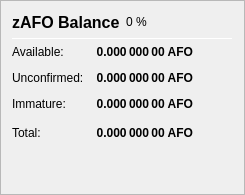
                   <widget class="QFrame" name="frame_ZerocoinBalances">
                    <property name="frameShape">
                     <enum>QFrame::StyledPanel</enum>
                    </property>
                    <property name="frameShadow">
                     <enum>QFrame::Raised</enum>
                    </property>
                    <layout class="QVBoxLayout" name="verticalLayout_7">
                     <item>
                      <layout class="QHBoxLayout" name="horizontalLayout_8" stretch="0,0,0">
                       <item>
                        <widget class="QLabel" name="label_5z_3">
                         <property name="minimumSize">
                          <size>
                           <width>0</width>
                           <height>20</height>
                          </size>
                         </property>
                         <property name="font">
                          <font>
                           <pointsize>12</pointsize>
                           <weight>75</weight>
                           <bold>true</bold>
                          </font>
                         </property>
                         <property name="text">
                          <string>zAFO Balance</string>
                         </property>
                        </widget>
                       </item>
                       <item>
                        <widget class="QLabel" name="labelzAFOPercent">
                         <property name="text">
                          <string notr="true">0 %</string>
                         </property>
                        </widget>
                       </item>
                       <item>
                        <spacer name="horizontalSpacer_11">
                         <property name="orientation">
                          <enum>Qt::Horizontal</enum>
                         </property>
                         <property name="sizeHint" stdset="0">
                          <size>
                           <width>40</width>
                           <height>20</height>
                          </size>
                         </property>
                        </spacer>
                       </item>
                      </layout>
                     </item>
                     <item>
                      <widget class="Line" name="line_ZerocoinBalance">
                       <property name="minimumSize">
                        <size>
                         <width>0</width>
                         <height>1</height>
                        </size>
                       </property>
                       <property name="maximumSize">
                        <size>
                         <width>16777215</width>
                         <height>1</height>
                        </size>
                       </property>
                       <property name="orientation">
                        <enum>Qt::Horizontal</enum>
                       </property>
                      </widget>
                     </item>
                     <item>
                      <layout class="QGridLayout" name="gridLayout_5">
                       <property name="spacing">
                        <number>12</number>
                       </property>
                       <item row="1" column="0">
                        <widget class="QLabel" name="labelzBalanceMatureText">
                         <property name="toolTip">
                          <string>Mature: more than 20 confirmation and more than 1 mint of the same denomination after it was minted.
These zAFO are spendable.</string>
                         </property>
                         <property name="text">
                          <string>Available:</string>
                         </property>
                        </widget>
                       </item>
                       <item row="1" column="1">
                        <widget class="QLabel" name="labelzBalanceMature">
                         <property name="font">
                          <font>
                           <weight>75</weight>
                           <bold>true</bold>
                          </font>
                         </property>
                         <property name="toolTip">
                          <string>Mature: more than 20 confirmation and more than 1 mint of the same denomination after it was minted.
These zAFO are spendable.</string>
                         </property>
                         <property name="text">
                          <string notr="true">0.000 000 00 AFO</string>
                         </property>
                         <property name="alignment">
                          <set>Qt::AlignRight|Qt::AlignTrailing|Qt::AlignVCenter</set>
                         </property>
                        </widget>
                       </item>
                       <item row="2" column="0">
                        <widget class="QLabel" name="labelzBalanceUnconfirmedText">
                         <property name="toolTip">
                          <string>Unconfirmed: less than 20 confirmations
Immature: confirmed, but less than 1 mint of the same denomination after it was minted</string>
                         </property>
                         <property name="text">
                          <string>Unconfirmed:</string>
                         </property>
                        </widget>
                       </item>
                       <item row="2" column="1">
                        <widget class="QLabel" name="labelzBalanceUnconfirmed">
                         <property name="font">
                          <font>
                           <weight>75</weight>
                           <bold>true</bold>
                          </font>
                         </property>
                         <property name="toolTip">
                          <string>Unconfirmed: less than 20 confirmations
Immature: confirmed, but less than 1 mint of the same denomination after it was minted</string>
                         </property>
                         <property name="text">
                          <string notr="true">0.000 000 00 AFO</string>
                         </property>
                         <property name="alignment">
                          <set>Qt::AlignRight|Qt::AlignTrailing|Qt::AlignVCenter</set>
                         </property>
                        </widget>
                       </item>
                       <item row="3" column="0">
                        <widget class="QLabel" name="labelzBalanceImmatureText">
                         <property name="toolTip">
                          <string>Unconfirmed: less than 20 confirmations
Immature: confirmed, but less than 1 mint of the same denomination after it was minted</string>
                         </property>
                         <property name="text">
                          <string>Immature:</string>
                         </property>
                        </widget>
                       </item>
                       <item row="3" column="1">
                        <widget class="QLabel" name="labelzBalanceImmature">
                         <property name="font">
                          <font>
                           <weight>75</weight>
                           <bold>true</bold>
                          </font>
                         </property>
                         <property name="toolTip">
                          <string>Unconfirmed: less than 20 confirmations
Immature: confirmed, but less than 1 mint of the same denomination after it was minted</string>
                         </property>
                         <property name="text">
                          <string notr="true">0.000 000 00 AFO</string>
                         </property>
                         <property name="alignment">
                          <set>Qt::AlignRight|Qt::AlignTrailing|Qt::AlignVCenter</set>
                         </property>
                        </widget>
                       </item>
                       <item row="4" column="0">
                        <widget class="QLabel" name="labelzBalanceText">
                         <property name="toolTip">
                          <string>Your current zAFO balance, unconfirmed and immature zAFO included.</string>
                         </property>
                         <property name="text">
                          <string>Total:</string>
                         </property>
                        </widget>
                       </item>
                       <item row="4" column="1">
                        <widget class="QLabel" name="labelzBalance">
                         <property name="font">
                          <font>
                           <weight>75</weight>
                           <bold>true</bold>
                          </font>
                         </property>
                         <property name="cursor">
                          <cursorShape>IBeamCursor</cursorShape>
                         </property>
                         <property name="toolTip">
                          <string>Your current zAFO balance, unconfirmed and immature zAFO included.</string>
                         </property>
                         <property name="text">
                          <string notr="true">0.000 000 00 AFO</string>
                         </property>
                         <property name="alignment">
                          <set>Qt::AlignRight|Qt::AlignTrailing|Qt::AlignVCenter</set>
                         </property>
                         <property name="textInteractionFlags">
                          <set>Qt::LinksAccessibleByMouse|Qt::TextSelectableByKeyboard|Qt::TextSelectableByMouse</set>
                         </property>
                        </widget>
                       </item>
                       <item row="4" column="2">
                        <spacer name="horizontalSpacer_4">
                         <property name="orientation">
                          <enum>Qt::Horizontal</enum>
                         </property>
                         <property name="sizeHint" stdset="0">
                          <size>
                           <width>40</width>
                           <height>20</height>
                          </size>
                         </property>
                        </spacer>
                       </item>
                      </layout>
                     </item>
                     <item>
                      <spacer name="verticalSpacer_4">
                       <property name="orientation">
                        <enum>Qt::Vertical</enum>
                       </property>
                       <property name="sizeHint" stdset="0">
                        <size>
                         <width>20</width>
                         <height>40</height>
                        </size>
                       </property>
                      </spacer>
                     </item>
                    </layout>
                   </widget>
